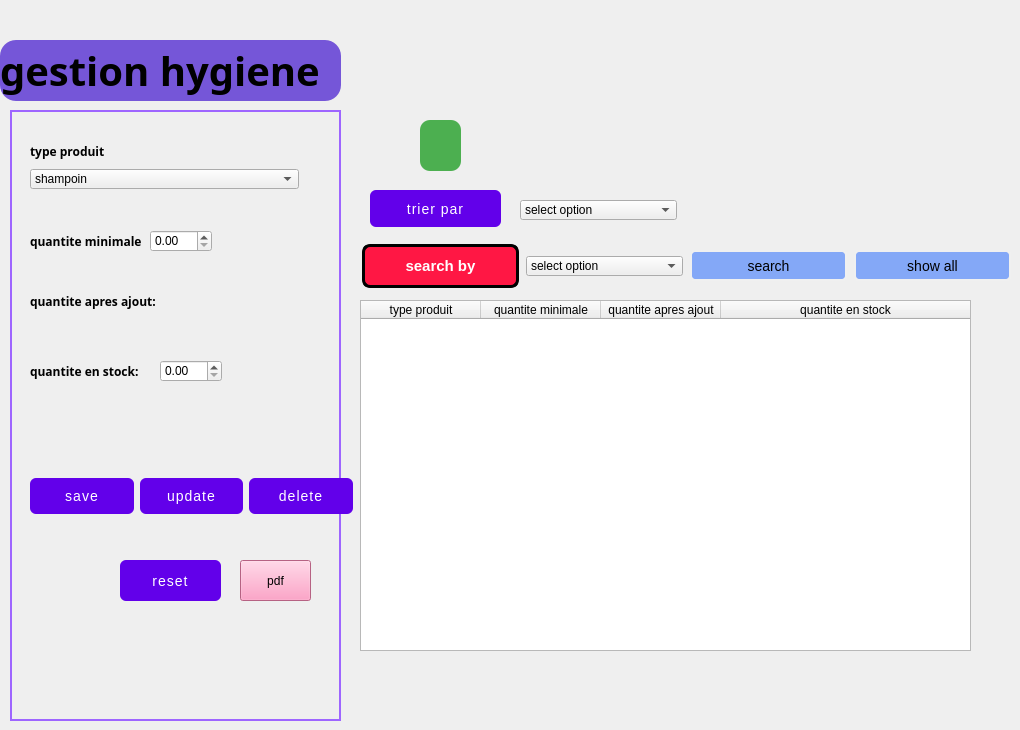
    <widget class="QWidget" name="notifications_page_4">
     <widget class="QLabel" name="title_label_29">
      <property name="geometry">
       <rect>
        <x>0</x>
        <y>40</y>
        <width>341</width>
        <height>61</height>
       </rect>
      </property>
      <property name="font">
       <font>
        <family>Script MT Bold</family>
        <pointsize>30</pointsize>
        <weight>75</weight>
        <bold>true</bold>
       </font>
      </property>
      <property name="styleSheet">
       <string notr="true">background-color:#7556d8;
border-radius:16px;</string>
      </property>
      <property name="text">
       <string>gestion hygiene</string>
      </property>
     </widget>
     <widget class="QLabel" name="label_254">
      <property name="geometry">
       <rect>
        <x>770</x>
        <y>10</y>
        <width>200</width>
        <height>200</height>
       </rect>
      </property>
      <property name="minimumSize">
       <size>
        <width>40</width>
        <height>40</height>
       </size>
      </property>
      <property name="maximumSize">
       <size>
        <width>200</width>
        <height>200</height>
       </size>
      </property>
      <property name="text">
       <string/>
      </property>
      <property name="pixmap">
       <pixmap>:/images/img-hotellerie-produits.jpg</pixmap>
      </property>
      <property name="scaledContents">
       <bool>true</bool>
      </property>
     </widget>
     <widget class="QTableWidget" name="tableWidget_18">
      <property name="geometry">
       <rect>
        <x>360</x>
        <y>300</y>
        <width>611</width>
        <height>351</height>
       </rect>
      </property>
      <property name="focusPolicy">
       <enum>Qt::NoFocus</enum>
      </property>
      <property name="showGrid">
       <bool>false</bool>
      </property>
      <attribute name="horizontalHeaderMinimumSectionSize">
       <number>50</number>
      </attribute>
      <attribute name="horizontalHeaderDefaultSectionSize">
       <number>120</number>
      </attribute>
      <attribute name="horizontalHeaderStretchLastSection">
       <bool>true</bool>
      </attribute>
      <attribute name="verticalHeaderVisible">
       <bool>false</bool>
      </attribute>
      <column>
       <property name="text">
        <string>type produit</string>
       </property>
      </column>
      <column>
       <property name="text">
        <string>quantite minimale</string>
       </property>
      </column>
      <column>
       <property name="text">
        <string>quantite apres ajout</string>
       </property>
      </column>
      <column>
       <property name="text">
        <string>quantite en stock</string>
       </property>
      </column>
     </widget>
     <widget class="QLabel" name="label_255">
      <property name="geometry">
       <rect>
        <x>10</x>
        <y>110</y>
        <width>331</width>
        <height>611</height>
       </rect>
      </property>
      <property name="styleSheet">
       <string notr="true">border: 2px solid #9e65ff;</string>
      </property>
      <property name="text">
       <string/>
      </property>
     </widget>
     <widget class="QPushButton" name="pushButton_178">
      <property name="geometry">
       <rect>
        <x>120</x>
        <y>560</y>
        <width>101</width>
        <height>41</height>
       </rect>
      </property>
      <property name="styleSheet">
       <string notr="true">QPushButton {
    background-color: #6200ea;
    color: white;
    border-radius: 6px;
    padding: 10px 24px;
    font-size: 14px;
    letter-spacing: 1px;
    text-transform: uppercase;
    transition: background-color 0.3s ease;
}
QPushButton:hover {
    background-color: #3700b3;
}
QPushButton:pressed {
    background-color: #30009c;
}</string>
      </property>
      <property name="text">
       <string>reset</string>
      </property>
     </widget>
     <widget class="QWidget" name="layoutWidget_30">
      <property name="geometry">
       <rect>
        <x>30</x>
        <y>470</y>
        <width>323</width>
        <height>52</height>
       </rect>
      </property>
      <layout class="QHBoxLayout" name="horizontalLayout_53">
       <item>
        <widget class="QPushButton" name="pushButton_179">
         <property name="styleSheet">
          <string notr="true">QPushButton {
    background-color: #6200ea;
    color: white;
    border-radius: 6px;
    padding: 10px 24px;
    font-size: 14px;
    letter-spacing: 1px;
    text-transform: uppercase;
    transition: background-color 0.3s ease;
}
QPushButton:hover {
    background-color: #3700b3;
}
QPushButton:pressed {
    background-color: #30009c;
}
</string>
         </property>
         <property name="text">
          <string>save</string>
         </property>
        </widget>
       </item>
       <item>
        <widget class="QPushButton" name="pushButton_180">
         <property name="styleSheet">
          <string notr="true">QPushButton {
    background-color: #6200ea;
    color: white;
    border-radius: 6px;
    padding: 10px 24px;
    font-size: 14px;
    letter-spacing: 1px;
    text-transform: uppercase;
    transition: background-color 0.3s ease;
}
QPushButton:hover {
    background-color: #3700b3;
}
QPushButton:pressed {
    background-color: #30009c;
}</string>
         </property>
         <property name="text">
          <string>update</string>
         </property>
        </widget>
       </item>
       <item>
        <widget class="QPushButton" name="pushButton_181">
         <property name="styleSheet">
          <string notr="true">QPushButton {
    background-color: #6200ea;
    color: white;
    border-radius: 6px;
    padding: 10px 24px;
    font-size: 14px;
    letter-spacing: 1px;
    text-transform: uppercase;
    transition: background-color 0.3s ease;
}
QPushButton:hover {
    background-color: #3700b3;
}
QPushButton:pressed {
    background-color: #30009c;
}</string>
         </property>
         <property name="text">
          <string>delete</string>
         </property>
        </widget>
       </item>
      </layout>
     </widget>
     <widget class="QComboBox" name="comboBox_42">
      <property name="geometry">
       <rect>
        <x>30</x>
        <y>169</y>
        <width>269</width>
        <height>20</height>
       </rect>
      </property>
      <item>
       <property name="text">
        <string>shampoin</string>
       </property>
      </item>
      <item>
       <property name="text">
        <string>savon</string>
       </property>
      </item>
     </widget>
     <widget class="QLabel" name="label_256">
      <property name="geometry">
       <rect>
        <x>30</x>
        <y>140</y>
        <width>269</width>
        <height>22</height>
       </rect>
      </property>
      <property name="font">
       <font>
        <family>Segoe UI Black</family>
        <weight>75</weight>
        <bold>true</bold>
       </font>
      </property>
      <property name="text">
       <string>type produit</string>
      </property>
     </widget>
     <widget class="QDoubleSpinBox" name="doubleSpinBox_7">
      <property name="geometry">
       <rect>
        <x>150</x>
        <y>230</y>
        <width>62</width>
        <height>22</height>
       </rect>
      </property>
     </widget>
     <widget class="QLabel" name="label_257">
      <property name="geometry">
       <rect>
        <x>30</x>
        <y>230</y>
        <width>121</width>
        <height>22</height>
       </rect>
      </property>
      <property name="font">
       <font>
        <family>Segoe UI Black</family>
        <weight>75</weight>
        <bold>true</bold>
       </font>
      </property>
      <property name="text">
       <string>quantite minimale</string>
      </property>
     </widget>
     <widget class="QDoubleSpinBox" name="doubleSpinBox_8">
      <property name="geometry">
       <rect>
        <x>160</x>
        <y>360</y>
        <width>62</width>
        <height>22</height>
       </rect>
      </property>
     </widget>
     <widget class="QLabel" name="label_258">
      <property name="geometry">
       <rect>
        <x>30</x>
        <y>290</y>
        <width>161</width>
        <height>22</height>
       </rect>
      </property>
      <property name="font">
       <font>
        <family>Segoe UI Black</family>
        <weight>75</weight>
        <bold>true</bold>
       </font>
      </property>
      <property name="text">
       <string>quantite apres ajout:</string>
      </property>
     </widget>
     <widget class="QLabel" name="label_259">
      <property name="geometry">
       <rect>
        <x>30</x>
        <y>360</y>
        <width>121</width>
        <height>22</height>
       </rect>
      </property>
      <property name="font">
       <font>
        <family>Segoe UI Black</family>
        <weight>75</weight>
        <bold>true</bold>
       </font>
      </property>
      <property name="text">
       <string>quantite en stock:</string>
      </property>
     </widget>
     <widget class="QPushButton" name="pushButton_182">
      <property name="geometry">
       <rect>
        <x>240</x>
        <y>560</y>
        <width>71</width>
        <height>41</height>
       </rect>
      </property>
      <property name="styleSheet">
       <string notr="true">background-color: rgb(255, 137, 184);</string>
      </property>
      <property name="text">
       <string>pdf</string>
      </property>
      <property name="icon">
       <iconset>
        <normaloff>../../Downloads/Downloads/wetransfer_sidemenu_2024-10-04_1548/sidemenu/im/picture_as_pdf_24dp_5F6368_FILL0_wght400_GRAD0_opsz24.png</normaloff>../../Downloads/Downloads/wetransfer_sidemenu_2024-10-04_1548/sidemenu/im/picture_as_pdf_24dp_5F6368_FILL0_wght400_GRAD0_opsz24.png</iconset>
      </property>
     </widget>
     <widget class="QComboBox" name="comboBox_43">
      <property name="geometry">
       <rect>
        <x>526</x>
        <y>256</y>
        <width>157</width>
        <height>20</height>
       </rect>
      </property>
      <item>
       <property name="text">
        <string>select option</string>
       </property>
      </item>
      <item>
       <property name="text">
        <string>contact</string>
       </property>
      </item>
      <item>
       <property name="text">
        <string>room no</string>
       </property>
      </item>
     </widget>
     <widget class="QPushButton" name="pushButton_183">
      <property name="geometry">
       <rect>
        <x>362</x>
        <y>244</y>
        <width>157</width>
        <height>44</height>
       </rect>
      </property>
      <property name="styleSheet">
       <string notr="true">QPushButton {
    background-color: #ff1744;
    color: white;
    border: 3px solid #000000;
    border-radius: 8px;
    padding: 10px 25px;
    font-size: 15px;
    font-weight: bold;
    box-shadow: 5px 5px 0 #000000;
    transition: box-shadow 0.2s ease, background-color 0.2s ease;
}
QPushButton:hover {
    background-color: #f01440;
    box-shadow: 3px 3px 0 #000000;
}
QPushButton:pressed {
    background-color: #d01235;
    box-shadow: 1px 1px 0 #000000;
}
</string>
      </property>
      <property name="text">
       <string>search by</string>
      </property>
     </widget>
     <widget class="QPushButton" name="pushButton_184">
      <property name="geometry">
       <rect>
        <x>854</x>
        <y>250</y>
        <width>157</width>
        <height>31</height>
       </rect>
      </property>
      <property name="styleSheet">
       <string notr="true">  font-size: 14px;
    padding: 5px 10px;
    border: 2px solid #f0f0f0;
    border-radius: 5px;
    background-color: #84a8f7;</string>
      </property>
      <property name="text">
       <string>show all</string>
      </property>
     </widget>
     <widget class="QPushButton" name="pushButton_185">
      <property name="geometry">
       <rect>
        <x>690</x>
        <y>250</y>
        <width>157</width>
        <height>31</height>
       </rect>
      </property>
      <property name="styleSheet">
       <string notr="true">  font-size: 14px;
    padding: 5px 10px;
    border: 2px solid #f0f0f0;
    border-radius: 5px;
    background-color: #84a8f7;</string>
      </property>
      <property name="text">
       <string>search</string>
      </property>
     </widget>
     <widget class="QPushButton" name="pushButton_186">
      <property name="geometry">
       <rect>
        <x>370</x>
        <y>190</y>
        <width>131</width>
        <height>37</height>
       </rect>
      </property>
      <property name="styleSheet">
       <string notr="true">QPushButton {
    background-color: #6200ea;
    color: white;
    border-radius: 6px;
    padding: 10px 24px;
    font-size: 14px;
    letter-spacing: 1px;
    text-transform: uppercase;
    transition: background-color 0.3s ease;
}
QPushButton:hover {
    background-color: #3700b3;
}
QPushButton:pressed {
    background-color: #30009c;
}</string>
      </property>
      <property name="text">
       <string>trier par</string>
      </property>
     </widget>
     <widget class="QComboBox" name="comboBox_44">
      <property name="geometry">
       <rect>
        <x>520</x>
        <y>200</y>
        <width>157</width>
        <height>20</height>
       </rect>
      </property>
      <item>
       <property name="text">
        <string>select option</string>
       </property>
      </item>
      <item>
       <property name="text">
        <string>contact</string>
       </property>
      </item>
      <item>
       <property name="text">
        <string>room no</string>
       </property>
      </item>
     </widget>
     <widget class="QPushButton" name="pushButton_187">
      <property name="geometry">
       <rect>
        <x>420</x>
        <y>120</y>
        <width>41</width>
        <height>51</height>
       </rect>
      </property>
      <property name="styleSheet">
       <string notr="true">QPushButton {
    background-color: #4CAF50;        /* Green background */
    color: white;                     /* White text */
    border: none;                     /* No border for a clean look */
    border-radius: 10px;              /* Rounded corners */
    padding: 10px 20px;               /* Padding */
    font-size: 16px;                  /* Text size */
    font-weight: bold;                /* Bold text */
    box-shadow: 3px 3px 10px rgba(0, 0, 0, 0.3); /* Shadow effect */
}

QPushButton:hover {
    background-color: #45a049;        /* Darker green on hover */
}

QPushButton:pressed {
    background-color: #3e8e41;        /* Darker green on press */
}

QPushButton:disabled {
    background-color: #cccccc;        /* Gray background when disabled */
    color: #666666;                   /* Gray text when disabled */
}
</string>
      </property>
      <property name="text">
       <string/>
      </property>
      <property name="icon">
       <iconset>
        <normaloff>../../Downloads/Downloads/wetransfer_sidemenu_2024-10-04_1548/sidemenu/m/pngtree-vector-pie-chart-icon-png-image_4894574.jpg</normaloff>../../Downloads/Downloads/wetransfer_sidemenu_2024-10-04_1548/sidemenu/m/pngtree-vector-pie-chart-icon-png-image_4894574.jpg</iconset>
      </property>
      <property name="iconSize">
       <size>
        <width>50</width>
        <height>50</height>
       </size>
      </property>
     </widget>
    </widget>
